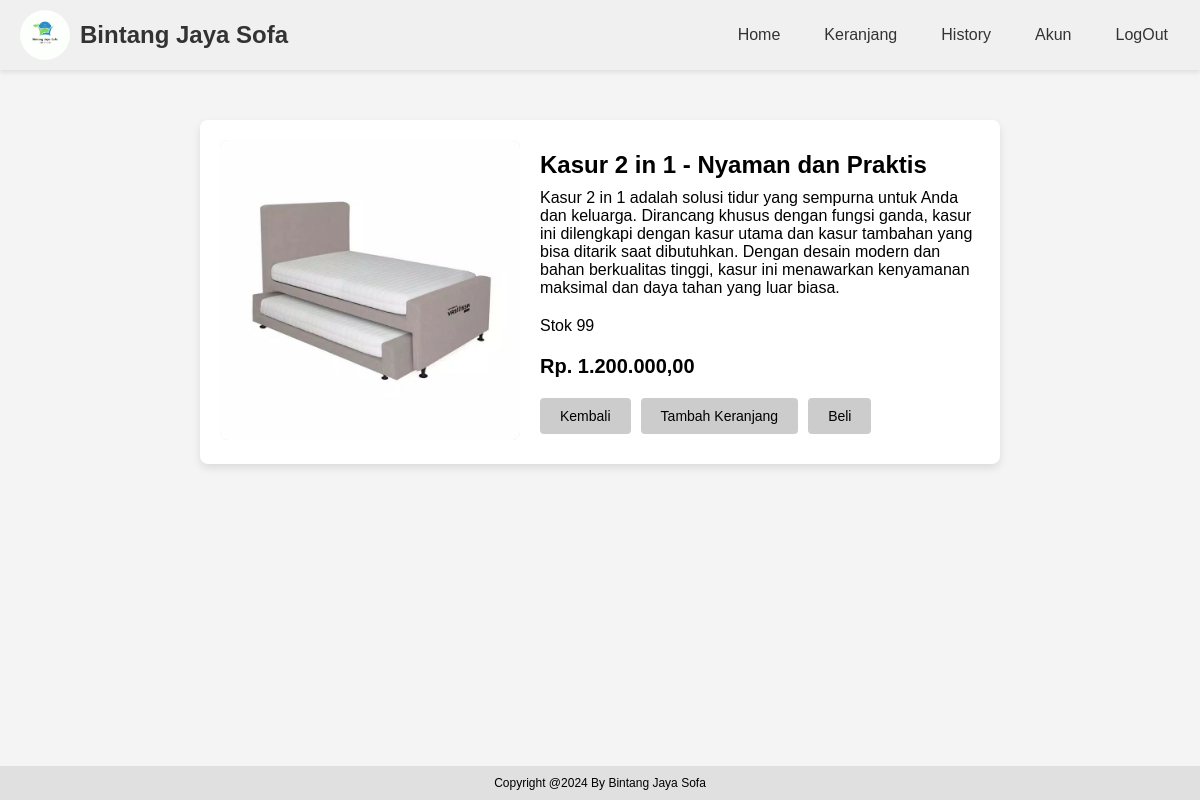
Page /detail-produk.php?id=2 on the committed database.
### tables this page shows
CREATE TABLE `barang` (
  `id` int NOT NULL,
  `nama_barang` varchar(255) NOT NULL,
  `kategori_id` int NOT NULL,
  `deskripsi` text NOT NULL,
  `jumlah_stok` int NOT NULL,
  `harga_barang` int NOT NULL,
  `foto_barang` varchar(255) NOT NULL
);

### detail-produk.php (the view, shortened to what this page needs)
<?php
$conn = new mysqli("localhost", "root", "", "penjualan_sofa");
include 'navbar.php';
$id_produk = isset($_GET['id']) ? intval($_GET['id']) : 0;
$sql = "SELECT * FROM barang WHERE id = $id_produk";
$result = $conn->query($sql);
if ($result && $result->num_rows > 0) {
    $produk = $result->fetch_assoc();
} else {
    echo "<p>Produk tidak ditemukan!</p>";
    exit;
}
?>
<!DOCTYPE html>
<html lang="en">
<head>
</head>
<body>
    <div class="container">
        <div class="product-detail">
            <div class="product-image">
                <img src="admin/uploads/<?php echo isset($produk['foto_barang']) ? $produk['foto_barang'] : 'default.jpg'; ?>"
                    alt="<?php echo isset($produk['nama_barang']) ? $produk['nama_barang'] : 'Gambar tidak tersedia'; ?>">
            </div>
            <div class="product-info">
                <h1><?php echo isset($produk['nama_barang']) ? $produk['nama_barang'] : 'Nama produk tidak tersedia'; ?>
                </h1>
                <p><?php echo isset($produk['deskripsi']) ? $produk['deskripsi'] : 'Deskripsi tidak tersedia'; ?></p>
                <p>Stok <?php echo isset($produk['jumlah_stok']) ? $produk['jumlah_stok'] : 'Stok tidak tersedia'; ?>
                </p>
                <h2>Rp.
                    <?php echo isset($produk['harga_barang']) ? number_format($produk['harga_barang'], 2, ',', '.') : '0,00'; ?>
                </h2>
                <div class="action-buttons">
                    <a href="index.php" class="btn">Kembali</a>
                    <a href="keranjang.php?action=add&id=<?php echo $produk['id']; ?>" class="btn">Tambah Keranjang</a>
                    <a href="beli.php?id=<?php echo $produk['id']; ?>" class="btn">Beli</a>
                </div>
            </div>
        </div>
    </div>
    <footer>
        Copyright @2024 By Bintang Jaya Sofa
    </footer>
</body>
</html>

### navbar.php (style rules this page uses)
* { margin: 0; padding: 0; box-sizing: border-box; }
body { font-family: Arial, sans-serif; }

### detail-produk.php (style rules this page uses)
body { margin: 0; font-family: Arial, sans-serif; background-color: #f4f4f4; }
.container { max-width: 800px; margin: 50px auto; padding: 20px; background-color: white; box-shadow: 0 4px 8px rgba(0, 0, 0, 0.1); border-radius: 8px; }
.product-detail { display: flex; flex-wrap: wrap; gap: 20px; align-items: center; }
.product-image img { width: 100%; max-width: 300px; height: auto; border-radius: 8px; background-color: #e0e0e0; }
.product-info { flex: 1; }
.product-info h1 { font-size: 24px; margin-bottom: 10px; font-weight: bold; }
.product-info p { font-size: 16px; margin-bottom: 20px; }
.product-info h2 { font-size: 20px; font-weight: bold; color: #000; margin-bottom: 20px; }
.action-buttons { display: flex; flex-wrap: wrap; gap: 10px; }
.btn { display: inline-block; padding: 10px 20px; text-decoration: none; background-color: #ccc; color: black; font-size: 14px; text-align: center; border-radius: 4px; transition: background-color 0.3s ease; }
footer { position: fixed; left: 0; bottom: 0; width: 100%; background-color: #e0e0e0; padding: 10px; text-align: center; font-size: 12px; }

### rows in the picture
barang: foto_barang (picture), nama_barang "Kasur 2 in 1 - Nyaman dan Praktis", deskripsi "Kasur 2 in 1 adalah solusi tidur yang sempurna untuk Anda dan keluarga. Dirancang khusus dengan fungsi ganda, kasur ini dilengkapi dengan kasur utama dan kasur tambahan yang bisa ditarik saat dibutuhkan. Dengan desain modern dan bahan berkualitas tinggi, kasur ini menawarkan kenyamanan maksimal dan daya tahan yang luar biasa.", jumlah_stok "99", harga_barang "1.200.000,00"
